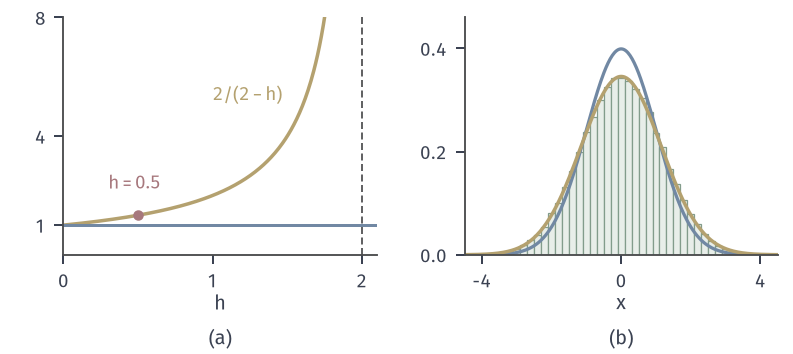

This figure's Python source:
from pathlib import Path
import sys
HERE = Path(__file__).resolve().parent
sys.path.insert(0, str(HERE.parent/"mcerr-common"))
from mcerr_fig import *
# Approximate update X' = (1-h) X + sqrt(2h) xi, xi ~ N(0,1), intended target N(0,1).
# (a) variance of its invariant law 2/(2-h) for 0 < h < 2 (yellow) against target variance 1 (blue); red dot h = 0.5.
# (b) histogram of 10^5 steps of the chain with h = 0.5 started at 0 (seed 3121, green), target N(0,1) density (blue),
#     invariant N(0, 4/3) density (yellow).
fig, (a, b) = figure(width_mm=112, height_mm=50, ncols=2)
panel(fig, left=.08, right=.98, bottom=.28, top=.95, wspace=.28)
h = np.linspace(0.001, 1.9, 300)
a.plot(h, 2/(2-h), color=YELLOW, lw=1.4); a.axhline(1, color=BLUE, lw=1.2); a.axvline(2, color=STROKE, lw=.7, ls=DASH)
dot(a, .5, 4/3); lab(a, .3, 2.2, '$h=0.5$', RED)
lab(a, 1.0, 5.2, r'$2/(2-h)$', YELLOW)
a.set_xlim(0, 2.1); a.set_ylim(0, 8); a.set_xticks([0, 1, 2]); a.set_yticks([1, 4, 8]); axlab(a, '$h$')
rng = np.random.default_rng(3121); n = 10**5; xi = rng.standard_normal(n); x = 0.0; X = np.empty(n); hh = .5; c = math.sqrt(2*hh)
for t in range(n):
    x = (1-hh)*x + c*xi[t]; X[t] = x
bins = np.linspace(-4.5, 4.5, 46); hist, e = np.histogram(X, bins=bins, density=True)
b.bar(e[:-1], hist, width=e[1]-e[0], align='edge', color=GREEN_FILL, edgecolor=GREEN, lw=.5)
g = np.linspace(-4.5, 4.5, 300); b.plot(g, npdf(g), color=BLUE, lw=1.3); b.plot(g, npdf(g, 0, 4/3), color=YELLOW, lw=1.4)
b.set_xlim(-4.5, 4.5); b.set_ylim(0, .46); b.set_xticks([-4, 0, 4]); b.set_yticks([0, .2, .4]); axlab(b, '$x$')
tags(fig, (a, b))
save(fig, HERE, 'figure', {'sample_var_h05': float(X.var()), 'theory': 4/3, 'mean_x2': float((X**2).mean())})
